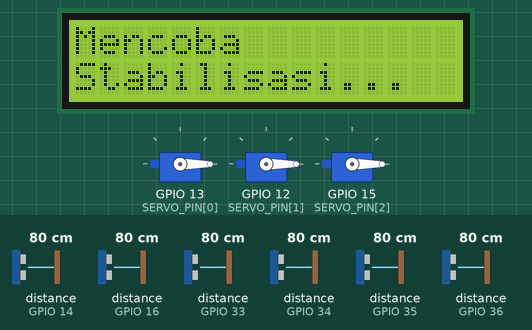
A sketch run on a simulated ESP32. Shown: 16×2 character LCD, 3 × servo. Wiring (inferred from the names in the program): 6 × ultrasonic range finder: trigger GPIO 17, echo GPIO 16 / trigger GPIO 18, echo GPIO 35 / trigger GPIO 19, echo GPIO 34 / trigger GPIO 23, echo GPIO 36 / trigger GPIO 27, echo GPIO 14 / trigger GPIO 32, echo GPIO 33. The inputs (shaded band) are chosen by the test bench; at power-on: distance to the obstacle (sensors on GPIO 35, GPIO 36, GPIO 34, GPIO 14, GPIO 16, GPIO 33) 80 cm. The echo pulse lasts 58.3 µs per cm; WiFi joins after 1.5 s; servers stay silent unless stated; what the sketch prints to the serial monitor is not drawn.

Above: at 1.7 s.
At 4.3 s:
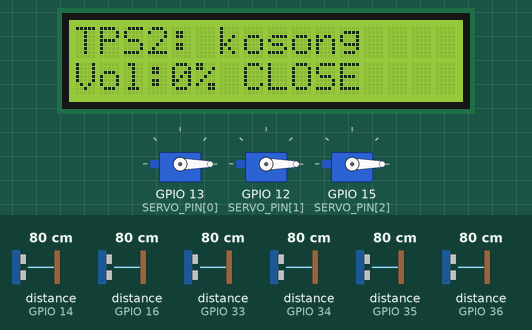
4.4 s: distance to the obstacle (sensor on GPIO 35) set to 17 cm
7.3 s: distance to the obstacle (sensor on GPIO 35) set to 14 cm
At 10.8 s:
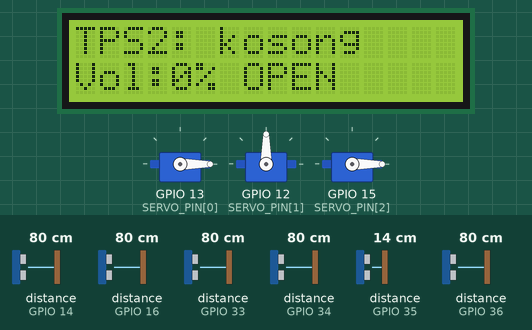
10.9 s: distance to the obstacle (sensor on GPIO 36) set to 17 cm
14.4 s: distance to the obstacle (sensor on GPIO 36) set to 14 cm
At 15.8 s:
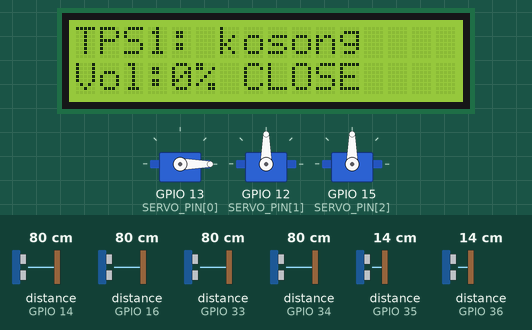
18.0 s: distance to the obstacle (sensor on GPIO 34) set to 17 cm
21.6 s: distance to the obstacle (sensor on GPIO 34) set to 13 cm
At 25.1 s:
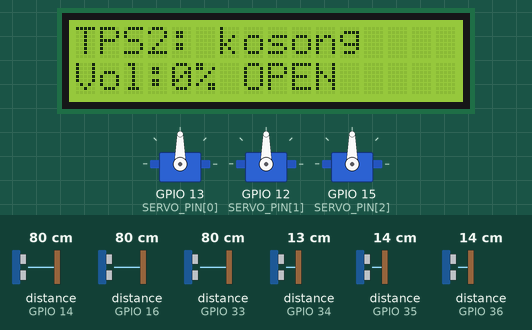
Timing chart, 0 to 28.1 s (numbered marks = the images above; inputs shaded):
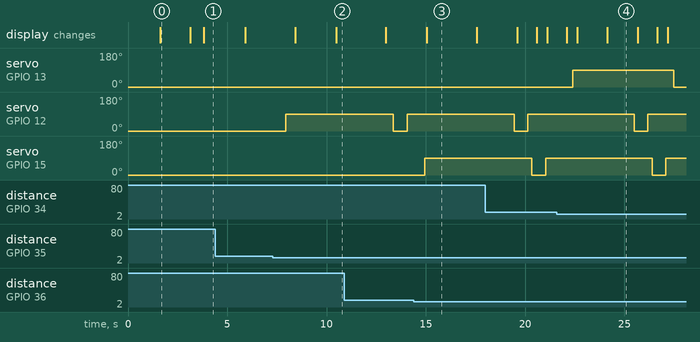

The sketch:

CodeTempatSampah_LNS.ino
```cpp
#include <WiFi.h>
#include <Wire.h>
#include <LiquidCrystal_I2C.h>
#include <ESP32Servo.h>
#include <Firebase_ESP_Client.h>

#include "addons/TokenHelper.h"
#include "addons/RTDBHelper.h"

// ===================== WIFI & FIREBASE =====================
#define WIFI_SSID       "alnis"
#define WIFI_PASSWORD   "12345670"

#define API_KEY         "AIzaSyDnXwpAU-Gu9V4qgCXxkRc2xbVGr_YTt4Q"
#define DATABASE_URL    "https://monitoring-project-c6b65-default-rtdb.firebaseio.com/"

// ===================== AUTH MODE =====================

#define USE_EMAIL_PASSWORD  1

#if USE_EMAIL_PASSWORD
  #define USER_EMAIL     "andiluluas@gmail.com"
  #define USER_PASSWORD  "123456"
#endif

// ===================== FIREBASE OBJECTS =====================
FirebaseData fbdo;
FirebaseAuth auth;
FirebaseConfig config;

// ===================== LCD (1 UNIT) =====================
LiquidCrystal_I2C lcd(0x27, 16, 2);

// ===================== JUMLAH BIN =====================
static const int BIN_COUNT = 3;

const char* BIN_ID[BIN_COUNT] = {
  "TPSID001",
  "TPSID002",
  "TPSID003"
};


const uint8_t TRIG_FULL[BIN_COUNT] = {32, 27, 17};
const uint8_t ECHO_FULL[BIN_COUNT] = {33, 14, 16};

const uint8_t TRIG_HAND[BIN_COUNT] = {19, 18, 23};
const uint8_t ECHO_HAND[BIN_COUNT] = {34, 35, 36};

const uint8_t SERVO_PIN[BIN_COUNT] = {13, 12, 15};

// ===================== SERVO OBJECTS =====================
Servo servos[BIN_COUNT];

// ===================== PARAMETER =====================
#define MAX_HEIGHT_CM         30.0     // tinggi bin (cm) dari sensor FULL ke dasar
#define HAND_OPEN_DIST_CM     15.0     // jarak tangan untuk buka
#define FULLNESS_BLOCK_OPEN   90       // jika >= ini, servo tidak dibuka
#define SERVO_OPEN_ANGLE      90
#define SERVO_CLOSE_ANGLE     0
#define SERVO_DELAY_MS        5000     // servo tutup otomatis setelah ms

// ===================== FILTER MOVING AVERAGE =====================
#define FILTER_SIZE 10
float filterBuffer[BIN_COUNT][FILTER_SIZE];
int   filterIndex[BIN_COUNT]  = {0, 0, 0};
bool  filterFilled[BIN_COUNT] = {false, false, false};

// ===================== STATE =====================
bool isOpen[BIN_COUNT] = {false, false, false};
unsigned long lastOpenTime[BIN_COUNT] = {0, 0, 0};

// simpan nilai terakhir (buat LCD & kirim Firebase)
int    currentFullness[BIN_COUNT] = {0, 0, 0};
String currentStatus[BIN_COUNT]   = {"", "", ""};
float  currentFullDist[BIN_COUNT] = {0, 0, 0};
float  currentHandDist[BIN_COUNT] = {0, 0, 0};

// throttle kirim Firebase
int lastSentFullness[BIN_COUNT] = {-1, -1, -1};
String lastSentStatus[BIN_COUNT] = {"", "", ""};
unsigned long lastSendMs[BIN_COUNT] = {0, 0, 0};
const unsigned long SEND_INTERVAL_MS = 1500;

// LCD rotate
unsigned long lastLcdMs = 0;
int lcdIndex = 0;
const unsigned long LCD_ROTATE_MS = 2000;

// ===================== LCD PRINT (AMAN, TANPA String(' ', n)) =====================
static inline void lcdPrint16(uint8_t col, uint8_t row, const String &text) {
  lcd.setCursor(col, row);
  for (int i = 0; i < 16; i++) {
    if (i < (int)text.length()) lcd.print(text[i]);
    else lcd.print(' ');
  }
}

// ===================== ULTRASONIC READ =====================
float getDistanceCM(uint8_t trigPin, uint8_t echoPin) {
  digitalWrite(trigPin, LOW);
  delayMicroseconds(2);
  digitalWrite(trigPin, HIGH);
  delayMicroseconds(10);
  digitalWrite(trigPin, LOW);

  long duration = pulseIn(echoPin, HIGH, 30000); // timeout 30ms
  if (duration <= 0) return MAX_HEIGHT_CM;

  float distance = (float)duration * 0.034f / 2.0f;
  if (distance < 2 || distance > 400) return MAX_HEIGHT_CM;
  return distance;
}

float smoothDistance(int bin, float newVal) {
  filterBuffer[bin][filterIndex[bin]] = newVal;
  filterIndex[bin] = (filterIndex[bin] + 1) % FILTER_SIZE;
  if (filterIndex[bin] == 0) filterFilled[bin] = true;

  float sum = 0.0f;
  int count = filterFilled[bin] ? FILTER_SIZE : filterIndex[bin];
  if (count <= 0) count = 1;

  for (int i = 0; i < count; i++) sum += filterBuffer[bin][i];
  return sum / (float)count;
}

String calcStatus(int fullness) {
  if (fullness >= 80) return "penuh";
  if (fullness >= 40) return "setengah";
  return "kosong";
}

// ===================== FIREBASE SEND =====================
void sendToFirebaseIfNeeded(int bin, int fullness, const String &status) {
  unsigned long now = millis();

  bool changed = (fullness != lastSentFullness[bin]) || (status != lastSentStatus[bin]);
  bool timeOk  = (now - lastSendMs[bin] >= SEND_INTERVAL_MS);

  if (!Firebase.ready()) return;
  if (!changed && !timeOk) return;

  String nodePath = String("tempat_sampah/") + BIN_ID[bin];

  FirebaseJson json;
  json.set("volume", fullness);
  json.set("status", status);


// KIRIM DATA KE FIREBASE
  if (Firebase.RTDB.updateNode(&fbdo, nodePath.c_str(), &json)) {
    Serial.printf("✔ [%s] update OK (vol=%d, status=%s)\n", BIN_ID[bin], fullness, status.c_str());
    lastSentFullness[bin] = fullness;
    lastSentStatus[bin]   = status;
    lastSendMs[bin]       = now;
  } else {
    Serial.printf("✖ [%s] update gagal: %s\n", BIN_ID[bin], fbdo.errorReason().c_str());
  }
}

// ===================== WIFI CONNECT =====================
void connectWiFi() {
  WiFi.mode(WIFI_STA);
  WiFi.setAutoReconnect(true);
  WiFi.begin(WIFI_SSID, WIFI_PASSWORD);

  Serial.print("Menghubungkan WiFi");
  lcdPrint16(0, 0, "KELOMPOK LNS");
  lcdPrint16(0, 1, "WiFi connecting");

  unsigned long start = millis();
  while (WiFi.status() != WL_CONNECTED) {
    Serial.print(".");
    delay(300);
    if (millis() - start > 20000) { // 20 detik timeout agar tidak hang selamanya
      Serial.println("\nWiFi timeout, restart...");
      ESP.restart();
    }
  }

  Serial.println();
  Serial.print("WiFi OK, IP: ");
  Serial.println(WiFi.localIP());
}

// ===================== FIREBASE INIT =====================
void initFirebase() {
  config.api_key = API_KEY;
  config.database_url = DATABASE_URL;
  config.token_status_callback = tokenStatusCallback;

#if USE_EMAIL_PASSWORD
  auth.user.email = USER_EMAIL;
  auth.user.password = USER_PASSWORD;
#else
  // Anonymous (pastikan enabled di Firebase Console)
  config.signer.anonymous = true;
#endif

  Firebase.begin(&config, &auth);
  Firebase.reconnectWiFi(true);
}

// ===================== SETUP =====================
void setup() {
  Serial.begin(115200);

  // LCD I2C (SDA=21, SCL=22)
  Wire.begin(21, 22);
  lcd.init();
  lcd.backlight();

  connectWiFi();
  initFirebase();

  // Pin + Servo
  for (int i = 0; i < BIN_COUNT; i++) {
    pinMode(TRIG_FULL[i], OUTPUT);
    pinMode(ECHO_FULL[i], INPUT);

    pinMode(TRIG_HAND[i], OUTPUT);
    pinMode(ECHO_HAND[i], INPUT);

    servos[i].attach(SERVO_PIN[i]);
    servos[i].write(SERVO_CLOSE_ANGLE);
  }

  lcdPrint16(0, 0, "Mencoba");
  lcdPrint16(0, 1, "Stabilisasi...");
  delay(1500);
  lcd.clear();
}

// ===================== LOOP =====================
void loop() {
  // 1) Update semua bin
  for (int i = 0; i < BIN_COUNT; i++) {
    // FULL sensor (pakai smoothing)
    float dFullRaw = getDistanceCM(TRIG_FULL[i], ECHO_FULL[i]);
    float dFullSm  = smoothDistance(i, dFullRaw);
    currentFullDist[i] = dFullSm;

    float fullnessF = ((MAX_HEIGHT_CM - dFullSm) / MAX_HEIGHT_CM) * 100.0f;
    fullnessF = constrain(fullnessF, 0.0f, 100.0f);
    int fullness = (int)round(fullnessF);

    String status = calcStatus(fullness);

    currentFullness[i] = fullness;
    currentStatus[i]   = status;

    // HAND sensor
    float dHand = getDistanceCM(TRIG_HAND[i], ECHO_HAND[i]);
    currentHandDist[i] = dHand;

    // Servo logic
    if (dHand > 0 && dHand < HAND_OPEN_DIST_CM && !isOpen[i] && fullness < FULLNESS_BLOCK_OPEN) {
      servos[i].write(SERVO_OPEN_ANGLE);
      isOpen[i] = true;
      lastOpenTime[i] = millis();
    }

    if (isOpen[i] && (millis() - lastOpenTime[i] > SERVO_DELAY_MS)) {
      servos[i].write(SERVO_CLOSE_ANGLE);
      isOpen[i] = false;
    }

    // Debug
    Serial.printf("[%s] full=%.1fcm hand=%.1fcm => %d%% (%s) open=%d\n",
                  BIN_ID[i],
                  currentFullDist[i],
                  currentHandDist[i],
                  currentFullness[i],
                  currentStatus[i].c_str(),
                  isOpen[i] ? 1 : 0);

    // Kirim ke Firebase (throttled)
    sendToFirebaseIfNeeded(i, currentFullness[i], currentStatus[i]);

    // Jeda kecil untuk kurangi crosstalk ultrasonic
    delay(60);
  }

  // 2) LCD rotate (1 LCD untuk 3 bin)
  unsigned long now = millis();
  if (now - lastLcdMs >= LCD_ROTATE_MS) {
    lastLcdMs = now;
    lcdIndex = (lcdIndex + 1) % BIN_COUNT;
  }

  String line1 = String("TPS") + String(lcdIndex + 1) + ": " + currentStatus[lcdIndex];
  String line2 = String("Vol:") + String(currentFullness[lcdIndex]) + "% " +
                 (isOpen[lcdIndex] ? "OPEN" : "CLOSE");

  lcdPrint16(0, 0, line1);
  lcdPrint16(0, 1, line2);

  delay(300);
}
```

Measured:
- the behaviour switches between 16 and 15 cm on distance to the obstacle (sensor on GPIO 35) (found by bisection; images 1 and 2)
- the behaviour switches between 16 and 15 cm on distance to the obstacle (sensor on GPIO 36) (found by bisection; images 2 and 3)
- the behaviour switches between 16 and 15 cm on distance to the obstacle (sensor on GPIO 34) (found by bisection; images 3 and 4)
- after the input at 7.3 s, servo on GPIO 12 (SERVO_PIN[1]): 0° → 90° after 0.65 s; the display: first differs from a run without the input after 3.2 s (image 2)
- after the input at 14.4 s, servo on GPIO 15 (SERVO_PIN[2]): 0° → 90° after 0.56 s
- after the input at 21.6 s, servo on GPIO 13 (SERVO_PIN[0]): 0° → 90° after 0.81 s, → 0° 5.1 s later
- what the display in image 0 shows lasts 1.5 s, from 1.6 s to 3.1 s
